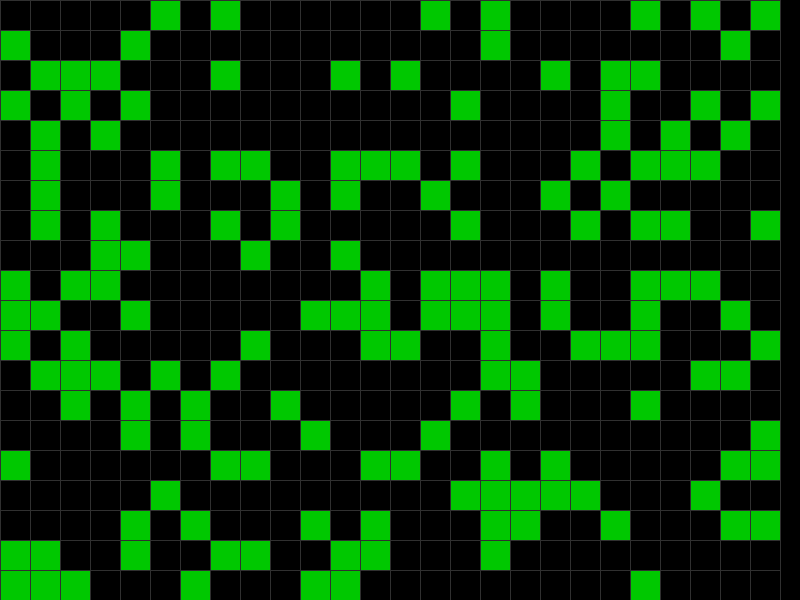
Frame 1 (no input)
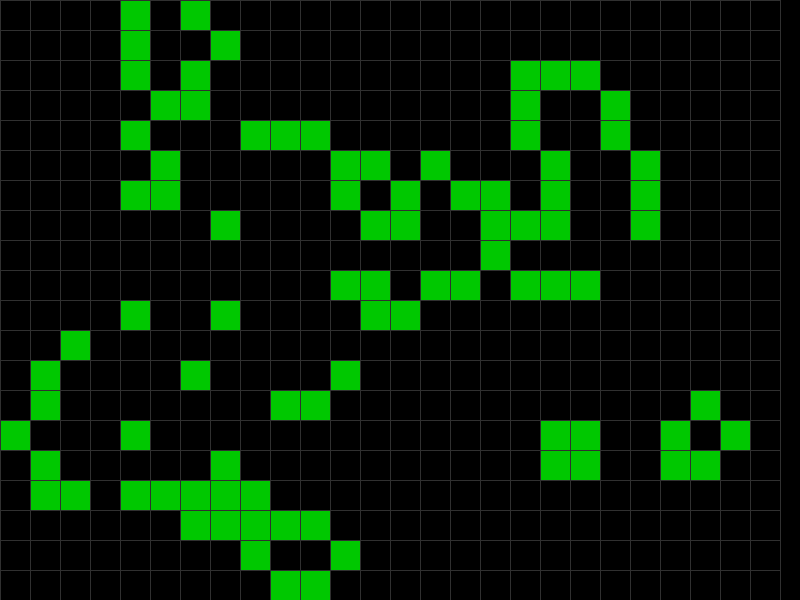
Frame 60 (the mouse pressed at the canvas centre just before this capture)
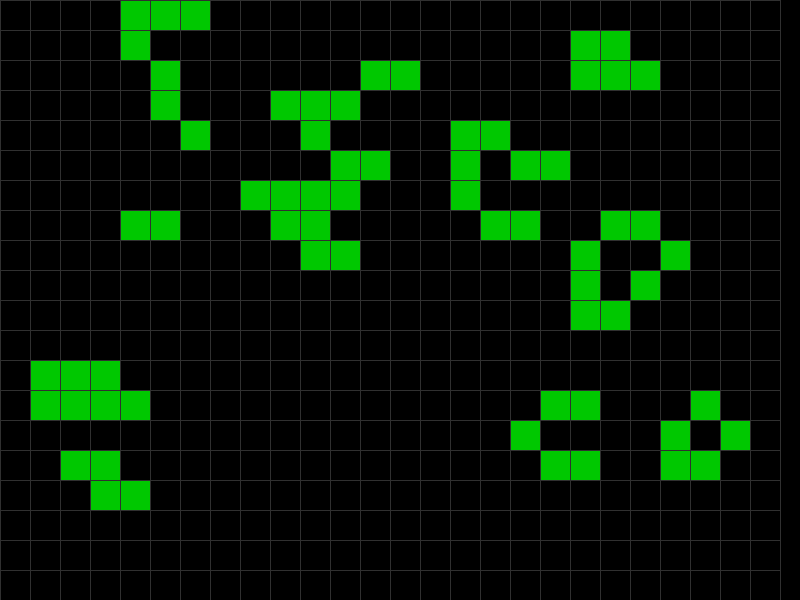
Frame 120 (the mouse held since frame 60 and released just before this capture)

The Processing sketch that drew these frames (run headless with seeded random() and noise(); from frame 60 on, the mouse is pressed at the canvas centre):

// Processing sketch: conway
// ── conway.pde
// A Processing implementation of Game Life 

// Copyright
// Joan Soler-Adillon (https://processing.org/examples/gameoflife.html)
// Gidon Ernst        (code cleanup)

// License: GLP 2

// Size of cells
int cellSize = 30;
int columns, rows;

// How likely for a cell to be alive at start (in percentage)
float probabilityOfAliveAtStart = 30;

// Variables for timer
int interval = 100;
int lastRecordedTime = 0;

// Colors for active/inactive cells
color alive = color(0, 200, 0);
color dead = color(0, 0, 0);

// Array of cells
int[][] cells;

// Pause
boolean pause = false;

void setup() {
  size (800, 600);
  columns = width/cellSize;
  rows = height/cellSize;
  
  // Instantiate arrays 
  cells = new int[columns][rows];

  // This stroke will draw the background grid
  stroke(48);

  noSmooth();
  init();

  background(0); // Fill in black in case cells don't cover all the windows
}

void init() {
  // Initialization of cells
  for (int x=0; x<columns; x++) {
    for (int y=0; y<rows; y++) {
      float state = random (100);
      
      if (state < probabilityOfAliveAtStart) { 
        cells[x][y] = 1;
      } else {
        cells[x][y] = 0;
      }
    }
  }
}

void draw() {
  //Draw grid
  for (int x=0; x<columns; x++) {
    for (int y=0; y<rows; y++) {
      if (cells[x][y] == 1) {
        fill(alive); // If alive
      }
      else {
        fill(dead); // If dead
      }
      rect (x*cellSize, y*cellSize, cellSize, cellSize);
    }
  }
  
  // Iterate if timer ticks
  if (millis()-lastRecordedTime>interval) {
    if (!pause) {
      iteration();
      lastRecordedTime = millis();
    }
  }
}


void iteration() { // When the clock ticks

  // First part: compute hom many neighbors each cell has
  int[][] neighbors = new int[columns][rows];
  
  for (int x=0; x<columns; x++) {
    for (int y=0; y<rows; y++) {
      neighbors[x][y] = 0;
      
      // ceck cells above and below
      if(0 <= y-1)
        neighbors[x][y] += cells[x][y-1];
      if(y+1 < rows)
        neighbors[x][y] += cells[x][y+1];
      
      // check cells to left and right
      if(0 <= x-1)
        neighbors[x][y] += cells[x-1][y];
      if(x+1 < columns)
        neighbors[x][y] += cells[x+1][y];
      
      // check diagonal neighbors
      if(0 <= x-1 && 0 <= y-1)
        neighbors[x][y] += cells[x-1][y-1];
      if(x+1 < columns && 0 <= y-1)
        neighbors[x][y] += cells[x+1][y-1];
      if(0 <= x-1 && y+1 < rows)
        neighbors[x][y] += cells[x-1][y+1];
      if(x+1 < columns && y+1 < rows)
        neighbors[x][y] += cells[x+1][y+1];
    }
  }
  
  // Second part: determine for each cell the new status depending on its neighbors
  for (int x=0; x<columns; x++) {
    for (int y=0; y<rows; y++) {
      if(neighbors[x][y] < 2) {
        cells[x][y] = 0;
      }
      
      if(neighbors[x][y] == 3) {
        cells[x][y] = 1;
      }
      
      
      if(neighbors[x][y] > 3) {
        cells[x][y] = 0;
      }
    }
  }
}

void mousePressed() {
  mouseDragged();
}

void mouseDragged() {
  if(pause) {
    int x = int(map(mouseX, 0, width, 0, columns));
    int y = int(map(mouseY, 0, height, 0, rows));
    
    if(0 <= x && x < columns && 0 <= y && y < rows) {
      if(mouseButton == LEFT) {
        cells[x][y] = 1;
      }
      if(mouseButton == RIGHT) {
        cells[x][y] = 0;
      }
    }
  }
}

void keyPressed() {
  if (key=='r' || key == 'R') {
    // Restart: reinitialization of cells
    init();
  }
  if (key==' ') { // On/off of pause
    pause = !pause;
  }
  if (key=='c' || key == 'C') { // Clear all
    for (int x=0; x<columns; x++) {
      for (int y=0; y<rows; y++) {
        cells[x][y] = 0; // Save all to zero
      }
    }
  }
}
